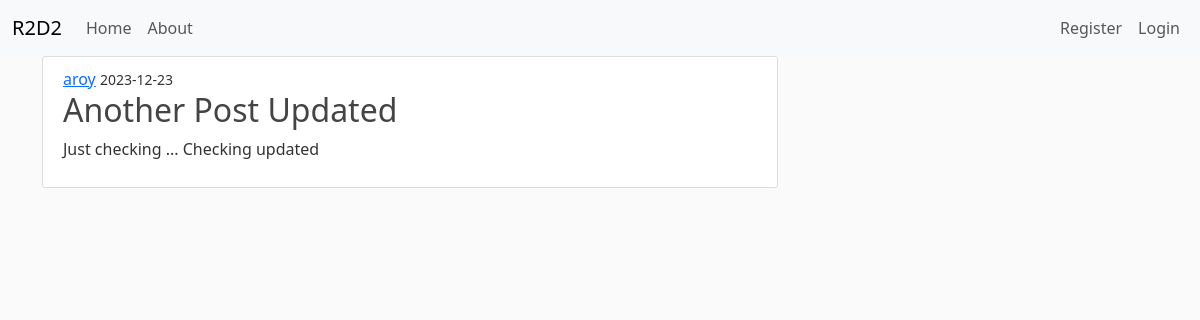
Screenshot of /post/2 with the database file from the repository.
### app/models.py (models this page shows, shortened)
class User(db.Model, UserMixin):
    id = db.Column(db.Integer, primary_key=True)
    username = db.Column(db.String(20), unique=True, nullable=False)
    email = db.Column(db.String(120), unique=True, nullable=False)
    image_file = db.Column(db.String(20), nullable=False, default='default.jpg')
    password = db.Column(db.String(60), nullable=False)
    posts = db.relationship('Post', backref='author', lazy=True)

class Post(db.Model):
    id = db.Column(db.Integer, primary_key=True)
    title = db.Column(db.String(100), nullable=False)
    date_posted = db.Column(db.DateTime, nullable=False, default=datetime.utcnow)
    content = db.Column(db.Text, nullable=False)
    user_id = db.Column(db.Integer, db.ForeignKey('user.id'), nullable=False)

### app/routes.py (the view)
@app.route('/post/<int:post_id>')
def post(post_id):
    post = Post.query.get_or_404(post_id)
    return render_template('post_detail.html', tile=post.title, post=post)

### app/templates/post_detail.html (shortened to what this page needs)
{% extends "layout.html" %}
{% block content %}
    <article class="media content-section">
        <div class="media-body">
            <a href="#">{{ post.author.username }}</a>
            <small>{{ post.date_posted.strftime('%Y-%m-%d') }}</small>
            <h2>{{ post.title }}</h2>
            <p>{{ post.content }}</p>
        </div>
    </article>
{% endblock content %}

### app/static/main.css (style rules this page uses)
body { background: #fafafa; color: #333333; }
h1, h2, h3, h4, h5, h6 { color: #444444; }
.content-section { background: #ffffff; padding: 10px 20px; border: 1px solid #dddddd; border-radius: 3px; margin-bottom: 20px; }

### rows the page displays
User: author.username "aroy"
Post: date_posted "2023-12-23", title "Another Post Updated", content "Just checking ... Checking updated"
